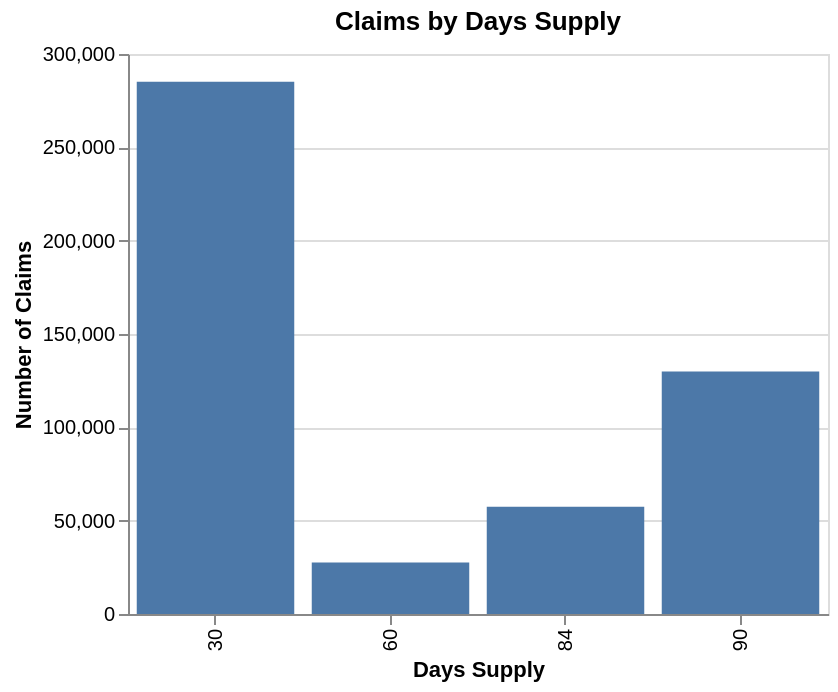

Write notebook code for a chart like this one.
### Markdown cell above
## 4. Claims: Days Supply Distribution

Days supply is the number of days a prescription fill covers.  Common values:
- **30 days**: standard retail fill
- **60 days**: extended retail fill
- **84 days**: some mail-order programs
- **90 days**: standard mail-order / specialty fill

Rebate contracts denominate utilization in "30-day equivalents", so a 90-day fill = 3 units.

### Code cell
days_counts = (
    claims
    .group_by("days_supply")
    .agg(pl.len().alias("count"))
    .with_columns(
        (pl.col("count").cast(pl.Int64) / pl.col("count").sum().cast(pl.Int64) * 100).round(1).alias("pct")
    )
    .sort("days_supply")
)

print(days_counts)

chart = (
    alt.Chart(days_counts.to_pandas())
    .mark_bar()
    .encode(
        x=alt.X("days_supply:O", title="Days Supply"),
        y=alt.Y("count:Q", title="Number of Claims"),
        tooltip=["days_supply", "count", "pct"],
    )
    .properties(title="Claims by Days Supply", width=350, height=280)
)
chart

### Figure 1 — Vega-Lite specification as saved in the notebook (floating-point values rounded to 4 significant figures)
{"config": {"view": {"continuousWidth": 300, "continuousHeight": 300}}, "data": {"name": "data-68489b22c3aacd0b3c2cc17d7b8cd81c"}, "mark": {"type": "bar"}, "encoding": {"tooltip": [{"field": "days_supply", "type": "quantitative"}, {"field": "count", "type": "quantitative"}, {"field": "pct", "type": "quantitative"}], "x": {"field": "days_supply", "title": "Days Supply", "type": "ordinal"}, "y": {"field": "count", "title": "Number of Claims", "type": "quantitative"}}, "height": 280, "title": "Claims by Days Supply", "width": 350, "$schema": "https://vega.github.io/schema/vega-lite/v6.4.1.json", "datasets": {"data-68489b22c3aacd0b3c2cc17d7b8cd81c": [{"days_supply": 30, "count": 285097, "pct": 57.0}, {"days_supply": 60, "count": 27525, "pct": 5.5}, {"days_supply": 84, "count": 57478, "pct": 11.5}, {"days_supply": 90, "count": 129900, "pct": 26.0}]}}
